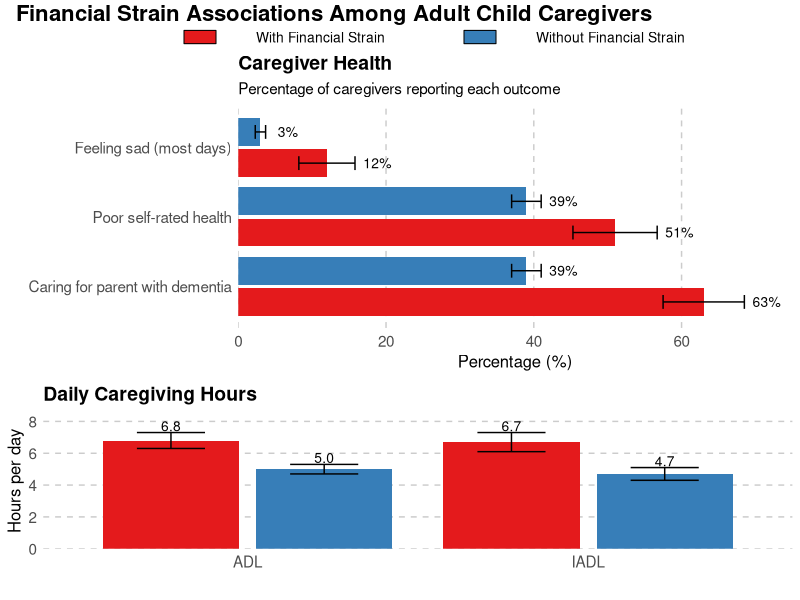

Reproduce this figure in R.
#=======================================================================================================#
# Anna Bokun 
# Postdoc, Population Research Center, University of Texas at Austin

# "Can I Afford to Support My Aging Parents? Financial Challenges of Adult Children Caregivers: The Cost of Living Together with an Aging Parent"
# PAA 2025

  # Bivariate descriptives plot

# Script created in RStudio ("Cranberry Hibiscus")
# updated 2/24/2025
#=======================================================================================================#


# Load necessary libraries
library(ggplot2)
library(dplyr)
library(gridExtra)
library(grid)

# Create health data
health_data <- data.frame(
  Category = factor(c("Poor self-rated health", "Feeling sad (most days)", "Caring for parent with dementia"),
                    levels = c("Caring for parent with dementia", "Poor self-rated health", "Feeling sad (most days)")),
  With_Financial_Strain = c(51, 12, 63),
  Without_Financial_Strain = c(39, 3, 39),
  With_SE = c(5.7, 3.8, 5.5),
  Without_SE = c(2.0, 0.7, 2.0)
)

# Create hours data
hours_data <- data.frame(
  Category = c("ADL", "IADL"),
  With_Financial_Strain = c(6.8, 6.7),
  Without_Financial_Strain = c(5.0, 4.7),
  With_SE = c(0.5, 0.6),
  Without_SE = c(0.3, 0.4)
)

# Create health plot
health_plot <- ggplot() +
  # Add bars for With Financial Strain
  geom_bar(data = health_data, aes(x = Category, y = With_Financial_Strain), 
           stat = "identity", fill = "#E41A1C", width = 0.4, position = position_nudge(x = -0.225)) +
  # Add bars for Without Financial Strain
  geom_bar(data = health_data, aes(x = Category, y = Without_Financial_Strain), 
           stat = "identity", fill = "#377EB8", width = 0.4, position = position_nudge(x = 0.225)) +
  # Add error bars for With Financial Strain
  geom_errorbar(data = health_data, 
                aes(x = Category, ymin = With_Financial_Strain - With_SE, ymax = With_Financial_Strain + With_SE), 
                width = 0.2, position = position_nudge(x = -0.225)) +
  # Add error bars for Without Financial Strain
  geom_errorbar(data = health_data, 
                aes(x = Category, ymin = Without_Financial_Strain - Without_SE, ymax = Without_Financial_Strain + Without_SE), 
                width = 0.2, position = position_nudge(x = 0.225)) +
  # Add text labels for With Financial Strain
  geom_text(data = health_data, 
            aes(x = Category, y = With_Financial_Strain + With_SE + 3, label = paste0(With_Financial_Strain, "%")),
            hjust = 0.5, size = 3.5, position = position_nudge(x = -0.225)) +
  # Add text labels for Without Financial Strain
  geom_text(data = health_data, 
            aes(x = Category, y = Without_Financial_Strain + Without_SE + 3, label = paste0(Without_Financial_Strain, "%")),
            hjust = 0.5, size = 3.5, position = position_nudge(x = 0.225)) +
  # Set up scales and formatting
  scale_y_continuous(expand = c(0, 0), limits = c(0, 75)) +
  coord_flip() +
  labs(title = "Caregiver Health", 
       subtitle = "Percentage of caregivers reporting each outcome",
       x = "", 
       y = "Percentage (%)") +
  theme_minimal() +
  theme(
    plot.title = element_text(size = 14, face = "bold", hjust = 0),
    plot.subtitle = element_text(size = 11, hjust = 0),
    axis.text = element_text(size = 11),
    axis.title = element_text(size = 12),
    panel.grid.minor = element_blank(),
    panel.grid.major.x = element_line(linetype = "dashed", color = "gray80"),
    panel.grid.major.y = element_blank()
  )

# Create hours plot
hours_plot <- ggplot() +
  # Add bars for With Financial Strain
  geom_bar(data = hours_data, aes(x = Category, y = With_Financial_Strain), 
           stat = "identity", fill = "#E41A1C", width = 0.4, position = position_nudge(x = -0.225)) +
  # Add bars for Without Financial Strain
  geom_bar(data = hours_data, aes(x = Category, y = Without_Financial_Strain), 
           stat = "identity", fill = "#377EB8", width = 0.4, position = position_nudge(x = 0.225)) +
  # Add error bars for With Financial Strain
  geom_errorbar(data = hours_data, 
                aes(x = Category, ymin = With_Financial_Strain - With_SE, ymax = With_Financial_Strain + With_SE), 
                width = 0.2, position = position_nudge(x = -0.225)) +
  # Add error bars for Without Financial Strain
  geom_errorbar(data = hours_data, 
                aes(x = Category, ymin = Without_Financial_Strain - Without_SE, ymax = Without_Financial_Strain + Without_SE), 
                width = 0.2, position = position_nudge(x = 0.225)) +
  # Add text labels for With Financial Strain
  geom_text(data = hours_data, 
            aes(x = Category, y = With_Financial_Strain + With_SE + 0.4, label = sprintf("%.1f", With_Financial_Strain)),
            hjust = 0.5, size = 3.5, position = position_nudge(x = -0.225)) +
  # Add text labels for Without Financial Strain
  geom_text(data = hours_data, 
            aes(x = Category, y = Without_Financial_Strain + Without_SE + 0.4, label = sprintf("%.1f", Without_Financial_Strain)),
            hjust = 0.5, size = 3.5, position = position_nudge(x = 0.225)) +
  # Set up scales and formatting
  scale_y_continuous(expand = c(0, 0), limits = c(0, 8.5)) +
  labs(title = "Daily Caregiving Hours", 
       x = "", 
       y = "Hours per day") +
  theme_minimal() +
  theme(
    plot.title = element_text(size = 14, face = "bold", hjust = 0),
    axis.text = element_text(size = 11),
    axis.title = element_text(size = 12),
    panel.grid.minor = element_blank(),
    panel.grid.major.x = element_blank(),
    panel.grid.major.y = element_line(linetype = "dashed", color = "gray80")
  )

# Create a manual legend
legend <- ggplot() +
  geom_rect(aes(xmin = 1, xmax = 2, ymin = 0, ymax = 1), fill = "#E41A1C") +
  geom_rect(aes(xmin = 3, xmax = 4, ymin = 0, ymax = 1), fill = "#377EB8") +
  geom_text(aes(x = 1.5, y = 0.5, label = "With Financial Strain"), hjust = 0.5) +
  geom_text(aes(x = 3.5, y = 0.5, label = "Without Financial Strain"), hjust = 0.5) +
  scale_x_continuous(limits = c(0, 5)) +
  theme_void()

# Create a manual legend using grid grobs
legend_grob <- grobTree(
  rectGrob(x = 0.25, y = 0.5, width = 0.04, height = 0.6, gp = gpar(fill = "#E41A1C")),
  textGrob("With Financial Strain", x = 0.32, y = 0.5, just = "left", gp = gpar(fontsize = 10)),
  rectGrob(x = 0.6, y = 0.5, width = 0.04, height = 0.6, gp = gpar(fill = "#377EB8")),
  textGrob("Without Financial Strain", x = 0.67, y = 0.5, just = "left", gp = gpar(fontsize = 10))
)

# Combine the plots
final_plot <- grid.arrange(
  legend_grob,
  health_plot,
  hours_plot,
  ncol = 1,
  heights = c(0.1, 1.5, 1),
  top = textGrob("Financial Strain Associations Among Adult Child Caregivers", 
                 x = 0.02, just = "left", 
                 gp = gpar(fontsize = 16, fontface = "bold"))
)


print(final_plot)


# Save the combined plot
ggsave("financial_strain_associations.pdf", final_plot, width = 10, height = 8, dpi = 300)